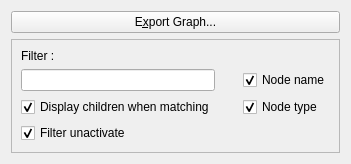
          <widget class="QWidget" name="TabGraph">
           <attribute name="title">
            <string>Graph</string>
           </attribute>
           <layout class="QVBoxLayout">
            <item>
             <widget class="QPushButton" name="ExportGraphButton">
              <property name="text">
               <string>E&amp;xport Graph...</string>
              </property>
              <property name="icon">
               <iconset>
                <normaloff>image1</normaloff>image1</iconset>
              </property>
              <property name="shortcut">
               <string>Alt+X</string>
              </property>
             </widget>
            </item>
            <item>
             <widget class="Q3Frame" name="frame3">
              <property name="sizePolicy">
               <sizepolicy hsizetype="Minimum" vsizetype="Fixed">
                <horstretch>0</horstretch>
                <verstretch>0</verstretch>
               </sizepolicy>
              </property>
              <property name="minimumSize">
               <size>
                <width>0</width>
                <height>80</height>
               </size>
              </property>
              <property name="frameShape">
               <enum>QFrame::StyledPanel</enum>
              </property>
              <property name="frameShadow">
               <enum>QFrame::Raised</enum>
              </property>
              <layout class="QGridLayout">
               <item row="2" column="2">
                <widget class="QCheckBox" name="SearchTypesCheckbox">
                 <property name="toolTip">
                  <string>Search node types</string>
                 </property>
                 <property name="text">
                  <string>Node type</string>
                 </property>
                 <property name="checked">
                  <bool>true</bool>
                 </property>
                </widget>
               </item>
               <item row="1" column="2">
                <widget class="QCheckBox" name="SearchNamesCheckbox">
                 <property name="toolTip">
                  <string>Search node names</string>
                 </property>
                 <property name="text">
                  <string>Node name</string>
                 </property>
                 <property name="checked">
                  <bool>true</bool>
                 </property>
                </widget>
               </item>
               <item row="1" column="0">
                <widget class="QLineEdit" name="GraphFilter">
                 <property name="sizePolicy">
                  <sizepolicy hsizetype="Expanding" vsizetype="Fixed">
                   <horstretch>0</horstretch>
                   <verstretch>0</verstretch>
                  </sizepolicy>
                 </property>
                </widget>
               </item>
               <item row="1" column="1">
                <spacer name="GraphFilterSpacer">
                 <property name="orientation">
                  <enum>Qt::Horizontal</enum>
                 </property>
                 <property name="sizeType">
                  <enum>QSizePolicy::Fixed</enum>
                 </property>
                 <property name="sizeHint" stdset="0">
                  <size>
                   <width>16</width>
                   <height>20</height>
                  </size>
                 </property>
                </spacer>
               </item>
               <item row="2" column="0">
                <widget class="QCheckBox" name="DisplayChildrenCheckbox">
                 <property name="toolTip">
                  <string>Display every child node when the parent node matches the filter</string>
                 </property>
                 <property name="text">
                  <string>Display children when matching</string>
                 </property>
                 <property name="checked">
                  <bool>true</bool>
                 </property>
                </widget>
               </item>
               <item row="3" column="0">
                <widget class="QCheckBox" name="ActivatedCheckbox">
                 <property name="toolTip">
                  <string>Filter unactivate</string>
                 </property>
                 <property name="text">
                  <string>Filter unactivate</string>
                 </property>
                 <property name="checked">
                  <bool>true</bool>
                 </property>
                </widget>
               </item>
               <item row="0" column="0" colspan="3">
                <widget class="QLabel" name="GraphFilterLabel">
                 <property name="sizePolicy">
                  <sizepolicy hsizetype="Minimum" vsizetype="Fixed">
                   <horstretch>0</horstretch>
                   <verstretch>0</verstretch>
                  </sizepolicy>
                 </property>
                 <property name="text">
                  <string>Filter :</string>
                 </property>
                 <property name="wordWrap">
                  <bool>false</bool>
                 </property>
                </widget>
               </item>
              </layout>
             </widget>
            </item>
           </layout>
          </widget>
